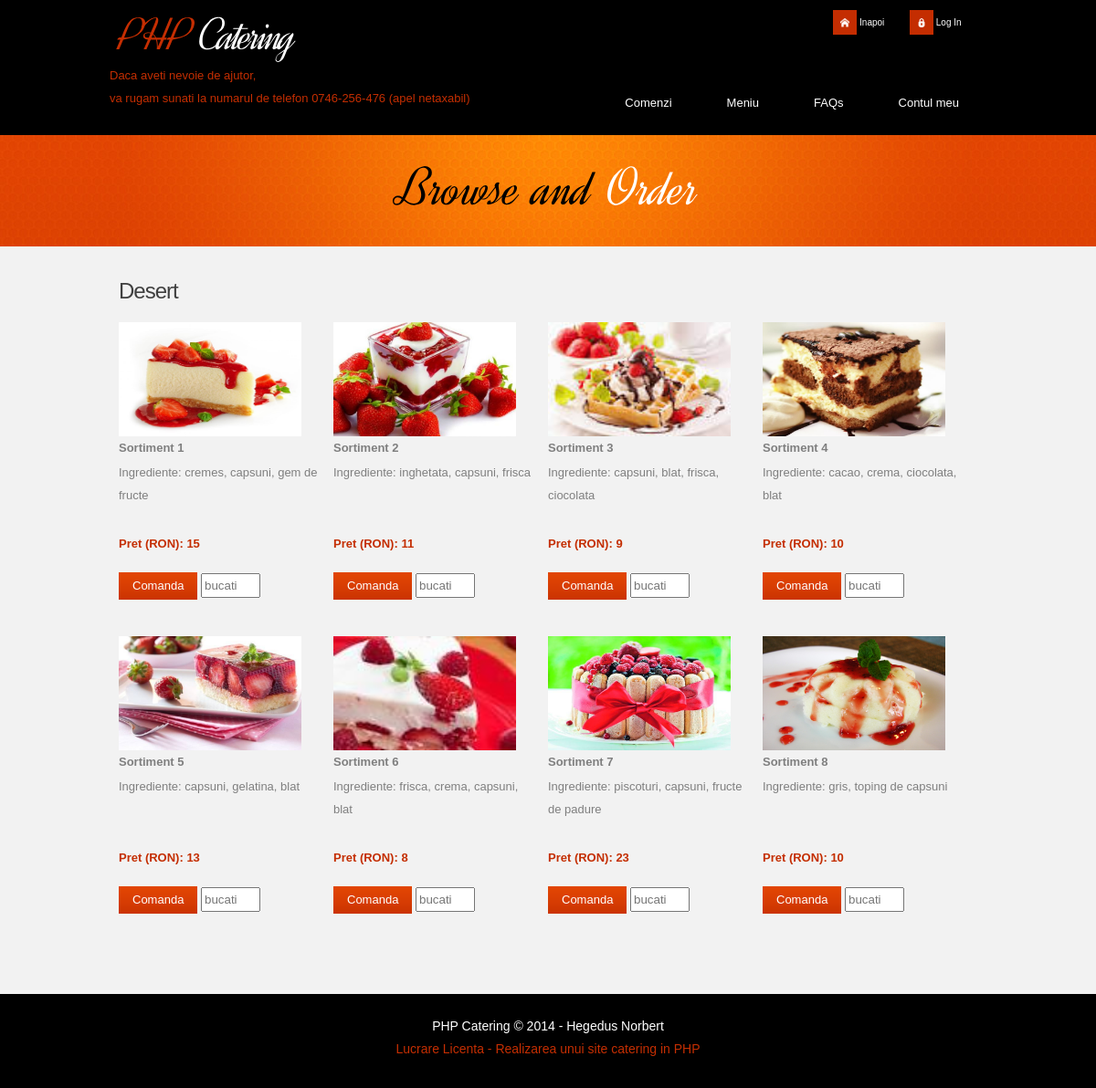
/desert.php, run on the app's committed database.
### tables this page shows
CREATE TABLE IF NOT EXISTS `preparate` (
  `id_preparat` int(4) NOT NULL AUTO_INCREMENT,
  `id_categorie` int(2) NOT NULL,
  `nume` varchar(30) NOT NULL,
  `ingrediente` varchar(200) NOT NULL,
  `pret` double NOT NULL,
  `foto` varchar(30) NOT NULL,
  `foto_thumb` varchar(30) NOT NULL,
  PRIMARY KEY (`id_preparat`)
);

### desert.php (the view, shortened to what this page needs)
<!DOCTYPE html>
<html lang="en">
<head>
    <link rel="stylesheet" href="css/reset.css" type="text/css" media="screen">
    <link rel="stylesheet" href="css/style.css" type="text/css" media="screen">
    <link rel="stylesheet" href="css/layout.css" type="text/css" media="screen">
    <link rel="stylesheet" href="css/prettyPhoto.css" type="text/css" media="screen">
</head>
<body id="page3">
    <header>
    	<?php
        include ("header.php");
        ?>
    </header>
    <section id="content"><div class="ic">More Website Templates @ TemplateMonster.com - January 23, 2012!</div>
        <div class="main">
            <div class="container">
            	<h3 class="prev-indent-bot">Desert</h3>
                <div>
                    <?php
                    $url = 'http://' . $_SERVER['HTTP_HOST'] . $_SERVER['REQUEST_URI'] . '';
                    $meniu = explode("/", $url);
                    $query = mysql_query("SELECT * FROM preparate WHERE id_categorie = '5'");
                    while($row = mysql_fetch_array($query)){
                        echo '<div class="pager" style="width: 240px; float: left; list-style: none;">
                                <div class="p4">
                                    <figure><a class="lightbox-image" href="upload/'.$row['foto'].'" data-gal="prettyPhoto[prettyPhoto]"><img src="upload_thumb/'.$row['foto_thumb'].'" alt="" width = "200" height = "125px"></a></figure>
                                    <h5>'.$row['nume'].'</h5>
                                    <p class="p1">'.$row['ingrediente'].'</p>
                                    <p class="p2"><strong class="color-2">Pret (RON): '.$row['pret'].'</strong></p>
                                    <form action = "comanda-sortiment.php" method = "POST" name = "add_to_cart">
                                        <input type = "hidden" name = "id_preparat" value = "'.$row['id_preparat'].'" />
                                        <input type = "hidden" name = "meniu_type" value = "'.$meniu[4].'" />
                                        <button type = "submit" class="button-1" href="#" name = "add_to_cart_button">Comanda</button>
                                        <input type = "text" size = "5" height="48" name = "bucati" placeholder = "bucati" />
                                    </form>
                                </div>
                              </div>';
                    }
                    ?>
                </div>
            </div>
    </section>
    <?php
    include ("footer.php");
    ?>
</body>
</html>

### header.php (shortened to what this page needs)
<link rel = "stylesheet" href = "admin_css/administrare.css">
<?php
if(!empty($_SESSION)){
    if(isset($_SESSION['username'])){
        $label1 = 'Comenzi';
        $label2 = 'Administrare site';
        $link = 'administrare.php';
        $user = 'admin.php';
    }
    else {
        $label1 = 'Comanda';
        $label2 = 'Contul meu';
        $link = 'contul-meu.php';
        $user = 'cont.php';
    }
    $log = 'Log Out';
    $log_href = "logout-";
}
else {
    $log = 'Log In';
    $log_href = 'cont.php';
    $user = '';
    $label1 = 'Comenzi';
    $label2 = 'Contul meu';
    $link = 'contul-meu.php';
}
echo '
<div class="row-top">
            <div class="main">
                <div id = "log_out">
                    <span class = "icon logout"><img src = "admin_images/logout.png" ></span>
                    <span class = "img_text"><a href = "'.$log_href.$user.'">'.$log.'</a></span>
                </div>
                <div id = "back">
                    <span class = "icon back"><img src = "admin_images/back.png"></span>
                    <span class = "img_text"><a href = "index.php">Inapoi</a></span>
                </div>
            	<div class="menu-wrapper">
                    <h1><a href="index.php"><span>PHP</span> Catering</a></h1>
                </div>
                <nav>
                    <ul class="menu">
                        <li><a href="comanda.php">'.$label1.'</a></li>
                        <li><a href="#">Meniu</a>
                            <ul>
                                <li><a href="mic-dejun.php">Mic dejun</a></li>
                                <li><a href="salate.php">Salate</a></li>
                                <li><a href="supe.php">Supe</a></li>
                                <li><a href="fel-principal.php">Fel principal</a></li>
                                <li><a href="desert.php">Desert</a></li>
                            </ul>
                        </li>
                        <li><a href="faq.php">FAQs </a></li>
                        <li><a href="'.$link.'">'.$label2.'</a></li>
                    </ul>
                </nav>
                <p id = "header_p">Daca aveti nevoie de ajutor,<br> va rugam sunati la numarul de telefon 0746-256-476 (apel netaxabil)</p>
            </div>
        </div>
        <div class="row-bot">
        	<div class="row-bot-bg">
            	<div class="main">
                	<h2><span>Browse and</span> Order</h2>
';
?>

### footer.php
<?php
echo '
<footer>
        <div class="main">
        	<div class="aligncenter">
            	<span>PHP Catering &copy; 2014 - Hegedus Norbert</span>
                <a rel="nofollow">Lucrare Licenta - Realizarea unui site catering in PHP</a>
            </div>
        </div>
    </footer>
';

### css/style.css (style rules this page uses)
article, aside, audio, canvas, command, datalist, details, embed, figcaption, figure, footer, header, hgroup, keygen, meter, nav, output, progress, section, source, video { display:block; }
html { width:100%;min-height:100%; }
body { font-family:Arial, Helvetica, sans-serif;font-size:100%; color:#7f7f7f;min-width:960px;background:#000;min-height:100% }
.main { width:960px; padding:0; margin:0 auto; font-size:13px; line-height:25px; }
.container { width:940px; padding:0; margin:0 auto; }
a { color:#7f7f7f; outline:none; }
.menu-wrapper { width:100%; height : 60px; }
#header_p { color : #c42e02; }
p { margin-bottom:18px; }
.p1 { margin-bottom:8px; min-height : 70px; max-height : 70px; width : 220px; }
.p2 { margin-bottom:15px; }
.p4 { margin-bottom: 40px; }
.aligncenter { text-align:center; }
.color-2 { color:#c42e02; }
.prev-indent-bot { margin-bottom:10px; }
.menu li a, .list-1 li a, .link, .button-1, .button-2, h1 a { text-decoration:none; }
header { width:100%; background:#f2f2f2; position:relative; z-index:2; }
.row-top { width:100%; padding:10px 0; background:#000; }
h1 { padding:0px 0 0 10px; float:left; }
h1 a { display:inline-block; font-size:50px; font-weight:normal; line-height:1.4em; color:#fff; letter-spacing:-3px; margin-top:-10px; }
h1 a span { color:#c52e02 }
h2 { font-size:60px; font-weight:normal; line-height:108px; color:#fff; text-align:center; }
h2 span { color:#000; }
nav ul { list-style: none; position: relative; display: inline-table; float : right; }
nav ul li { cursor : pointer; float: left; position : relative; }
nav ul ul li a, nav ul li a { color : #fff; }
nav ul li a { display: block; padding: 30px 30px 0px; text-decoration: none; }
.row-bot { width:100%; background:url(../images/row-bot-tail.gif) center top repeat-x; }
.row-bot-bg { width:100%; min-height:122px; background:url(../images/row-bot-bg.jpg) center top no-repeat; }
#content { width:100%; padding:15px 0 50px; background:#f2f2f2; position:relative; z-index:1; overflow-y : auto; }
h3 { font-size:24px; line-height:2em; color:#404040; font-weight:normal; letter-spacing:-1px; margin-bottom:5px; }
h5 { margin-bottom:2px; }
.button-1 { display:inline-block; padding:7px 15px; font-size:13px; line-height:1.23em; color:#fff; background:url(../images/button1-tail.gif) 0 0 repeat-x #c42e02; cursor:pointer; }
.lightbox-image { position:relative; z-index:1; overflow:hidden; display:inline-block; cursor:pointer; }
.lightbox-image img { position:relative; z-index:1; }
.pager { width : 235px !important; }
.pager .button-1 { border : 0px; }
input[type=text], input[type=tel], input[type=email], input[type=password] { height : 21px; margin-top: 5px; }
footer { width:100%; padding:23px 0 30px; color:#fff; background-color : #000; }
footer a { color:#c42e02; }
footer span { display:block; }
footer .main { font-size:14px; line-height:25px; }

### css/layout.css (style rules this page uses)
#page3 #content { padding:25px 0 48px; }

### admin_css/administrare.css (style rules this page uses)
a { text-decoration: none; cursor : pointer; color : #fff; }
#log_out, #back { background-color: #000; color : #FFF; padding: 2px 8px 2px 0px; font-size: 10px; width : 72px; float:right; margin-right: 4px; }
#back { right : 80px; }
#log_out .logout , #back .back { padding : 8px; background-color: #c42d01; }
.icon { padding : 13px 17px; background-color : #193B86; }
.icon img { height : 10px; vertical-align: middle; }

### data on the page
preparate: foto_thumb (picture), nume "Sortiment 1", ingrediente "Ingrediente: cremes, capsuni, gem de fructe", pret "15"
preparate: foto_thumb (picture), nume "Sortiment 2", ingrediente "Ingrediente: inghetata, capsuni, frisca", pret "11"
preparate: foto_thumb (picture), nume "Sortiment 3", ingrediente "Ingrediente: capsuni, blat, frisca, ciocolata", pret "9"
preparate: foto_thumb (picture), nume "Sortiment 4", ingrediente "Ingrediente: cacao, crema, ciocolata, blat", pret "10"
preparate: foto_thumb (picture), nume "Sortiment 5", ingrediente "Ingrediente: capsuni, gelatina, blat", pret "13"
preparate: foto_thumb (picture), nume "Sortiment 6", ingrediente "Ingrediente: frisca, crema, capsuni, blat", pret "8"
preparate: foto_thumb (picture), nume "Sortiment 7", ingrediente "Ingrediente: piscoturi, capsuni, fructe de padure", pret "23"
preparate: foto_thumb (picture), nume "Sortiment 8", ingrediente "Ingrediente: gris, toping de capsuni", pret "10"

### other printed values
$log "Log In"
$label1 "Comenzi"
$label2 "Contul meu"
